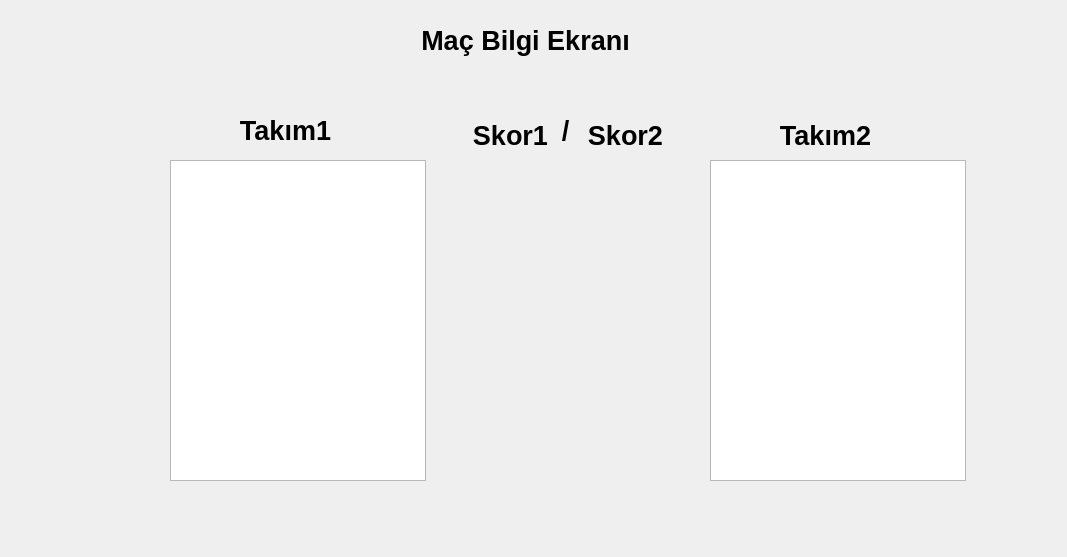
<?xml version="1.0" encoding="UTF-8"?>
<ui version="4.0">
 <class>mac_bilgi_ekrani</class>
 <widget class="QDialog" name="mac_bilgi_ekrani">
  <property name="geometry">
   <rect>
    <x>0</x>
    <y>0</y>
    <width>1067</width>
    <height>557</height>
   </rect>
  </property>
  <property name="windowTitle">
   <string>Dialog</string>
  </property>
  <widget class="QLabel" name="label">
   <property name="geometry">
    <rect>
     <x>370</x>
     <y>10</y>
     <width>311</width>
     <height>61</height>
    </rect>
   </property>
   <property name="font">
    <font>
     <pointsize>20</pointsize>
     <bold>true</bold>
    </font>
   </property>
   <property name="text">
    <string>Maç Bilgi Ekranı</string>
   </property>
   <property name="alignment">
    <set>Qt::AlignCenter</set>
   </property>
  </widget>
  <widget class="QLabel" name="label_2">
   <property name="geometry">
    <rect>
     <x>210</x>
     <y>100</y>
     <width>151</width>
     <height>61</height>
    </rect>
   </property>
   <property name="font">
    <font>
     <pointsize>20</pointsize>
     <bold>true</bold>
    </font>
   </property>
   <property name="text">
    <string>Takım1</string>
   </property>
   <property name="alignment">
    <set>Qt::AlignCenter</set>
   </property>
  </widget>
  <widget class="QLabel" name="label_3">
   <property name="geometry">
    <rect>
     <x>450</x>
     <y>110</y>
     <width>121</width>
     <height>51</height>
    </rect>
   </property>
   <property name="font">
    <font>
     <pointsize>20</pointsize>
     <bold>true</bold>
    </font>
   </property>
   <property name="text">
    <string>Skor1</string>
   </property>
   <property name="alignment">
    <set>Qt::AlignCenter</set>
   </property>
  </widget>
  <widget class="QLabel" name="label_4">
   <property name="geometry">
    <rect>
     <x>520</x>
     <y>110</y>
     <width>91</width>
     <height>41</height>
    </rect>
   </property>
   <property name="font">
    <font>
     <pointsize>20</pointsize>
     <bold>true</bold>
    </font>
   </property>
   <property name="text">
    <string>/</string>
   </property>
   <property name="alignment">
    <set>Qt::AlignCenter</set>
   </property>
  </widget>
  <widget class="QLabel" name="label_5">
   <property name="geometry">
    <rect>
     <x>570</x>
     <y>110</y>
     <width>111</width>
     <height>51</height>
    </rect>
   </property>
   <property name="font">
    <font>
     <pointsize>20</pointsize>
     <bold>true</bold>
    </font>
   </property>
   <property name="text">
    <string>Skor2</string>
   </property>
   <property name="alignment">
    <set>Qt::AlignCenter</set>
   </property>
  </widget>
  <widget class="QLabel" name="label_6">
   <property name="geometry">
    <rect>
     <x>730</x>
     <y>90</y>
     <width>191</width>
     <height>91</height>
    </rect>
   </property>
   <property name="font">
    <font>
     <pointsize>20</pointsize>
     <bold>true</bold>
    </font>
   </property>
   <property name="text">
    <string>Takım2</string>
   </property>
   <property name="alignment">
    <set>Qt::AlignCenter</set>
   </property>
  </widget>
  <widget class="QListWidget" name="listWidget">
   <property name="geometry">
    <rect>
     <x>170</x>
     <y>160</y>
     <width>256</width>
     <height>321</height>
    </rect>
   </property>
  </widget>
  <widget class="QListWidget" name="listWidget_2">
   <property name="geometry">
    <rect>
     <x>710</x>
     <y>160</y>
     <width>256</width>
     <height>321</height>
    </rect>
   </property>
  </widget>
 </widget>
 <resources/>
 <connections/>
</ui>
